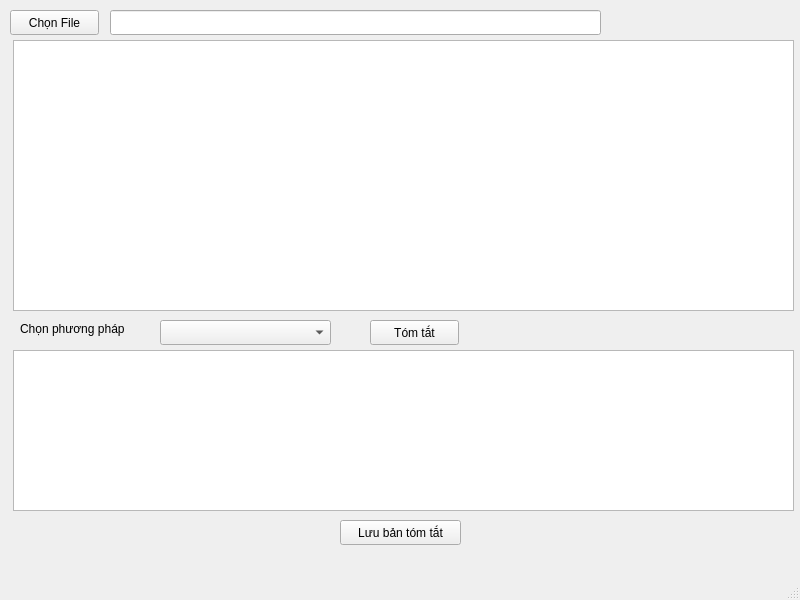
<?xml version="1.0" encoding="UTF-8"?>
<ui version="4.0">
 <class>MainWindow</class>
 <widget class="QMainWindow" name="MainWindow">
  <property name="geometry">
   <rect>
    <x>0</x>
    <y>0</y>
    <width>800</width>
    <height>600</height>
   </rect>
  </property>
  <property name="windowTitle">
   <string>MainWindow</string>
  </property>
  <widget class="QWidget" name="centralwidget">
   <widget class="QPushButton" name="btnBrowse">
    <property name="geometry">
     <rect>
      <x>10</x>
      <y>10</y>
      <width>89</width>
      <height>25</height>
     </rect>
    </property>
    <property name="text">
     <string>Chọn File</string>
    </property>
   </widget>
   <widget class="QPlainTextEdit" name="txtOriginal">
    <property name="geometry">
     <rect>
      <x>13</x>
      <y>40</y>
      <width>781</width>
      <height>271</height>
     </rect>
    </property>
   </widget>
   <widget class="QPushButton" name="btnSummary">
    <property name="geometry">
     <rect>
      <x>370</x>
      <y>320</y>
      <width>89</width>
      <height>25</height>
     </rect>
    </property>
    <property name="text">
     <string>Tóm tắt</string>
    </property>
   </widget>
   <widget class="QPlainTextEdit" name="txtSummary">
    <property name="geometry">
     <rect>
      <x>13</x>
      <y>350</y>
      <width>781</width>
      <height>161</height>
     </rect>
    </property>
   </widget>
   <widget class="QPushButton" name="btnSave">
    <property name="geometry">
     <rect>
      <x>340</x>
      <y>520</y>
      <width>121</width>
      <height>25</height>
     </rect>
    </property>
    <property name="text">
     <string>Lưu bản tóm tắt</string>
    </property>
   </widget>
   <widget class="QLineEdit" name="txtFilepath">
    <property name="geometry">
     <rect>
      <x>110</x>
      <y>10</y>
      <width>491</width>
      <height>25</height>
     </rect>
    </property>
   </widget>
   <widget class="QLabel" name="label">
    <property name="geometry">
     <rect>
      <x>20</x>
      <y>320</y>
      <width>131</width>
      <height>17</height>
     </rect>
    </property>
    <property name="text">
     <string>Chọn phương pháp</string>
    </property>
   </widget>
   <widget class="QComboBox" name="cbBMethod">
    <property name="geometry">
     <rect>
      <x>160</x>
      <y>320</y>
      <width>171</width>
      <height>25</height>
     </rect>
    </property>
   </widget>
  </widget>
  <widget class="QMenuBar" name="menubar">
   <property name="geometry">
    <rect>
     <x>0</x>
     <y>0</y>
     <width>800</width>
     <height>22</height>
    </rect>
   </property>
  </widget>
  <widget class="QStatusBar" name="statusbar"/>
 </widget>
 <resources/>
 <connections/>
</ui>
